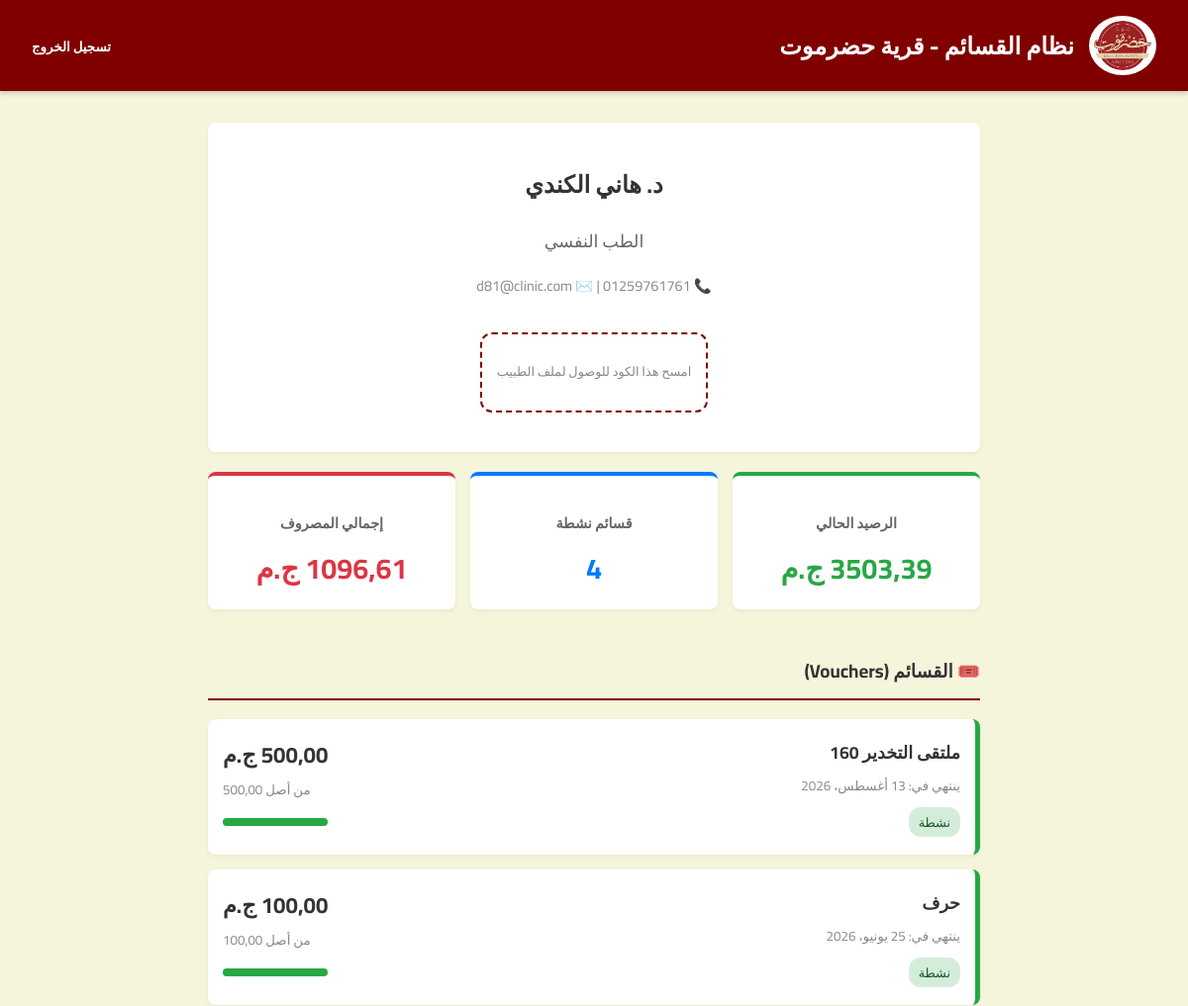
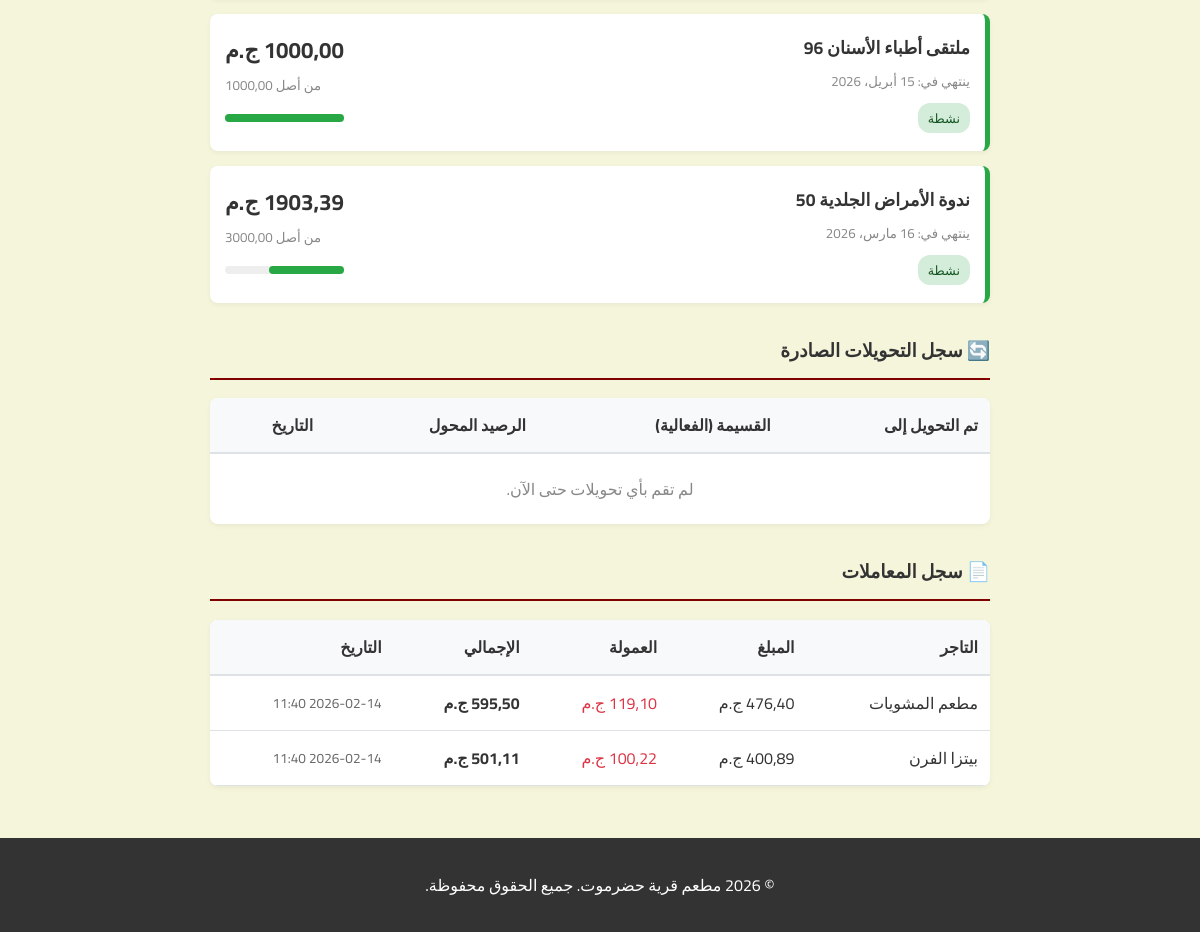
The app's page /ar/doctor/83/ (signed in) with its own data (2 pictures, top to bottom).
### accounts/models.py (models this page shows, shortened)
class Doctor(models.Model):
    user = models.OneToOneField(User, on_delete=models.CASCADE, related_name='doctor_profile', verbose_name=_('User'))
    name = models.CharField(_('Name'), max_length=255)
    phone = models.CharField(_('Phone'), max_length=20, unique=True)
    email = models.EmailField(_('Email'), unique=True)
    specialty = models.ForeignKey(Specialty, on_delete=models.SET_NULL, null=True, blank=True, verbose_name=_('Specialty'))
    qr_code = models.CharField(_('QR Code'), max_length=255, blank=True, null=True) # URL or path
    created_at = models.DateTimeField(_('Created At'), auto_now_add=True)
    updated_at = models.DateTimeField(_('Updated At'), auto_now=True)
    class Meta:
        verbose_name = _('Doctor')
        verbose_name_plural = _('Doctors')

class Specialty(models.Model):
    name = models.CharField(_('Name'), max_length=100, unique=True)
    class Meta:
        verbose_name = _('Specialty')
        verbose_name_plural = _('Specialties')
    def __str__(self):
        return self.name

class Vendor(models.Model):
    class VendorRoles(models.TextChoices):
        ADMIN = 'ADMIN', _('Vendor Admin')
        CASHIER = 'CASHIER', _('Vendor Cashier')
    user = models.OneToOneField(User, on_delete=models.CASCADE, related_name='vendor_profile', verbose_name=_('User'))
    name = models.CharField(_('Name'), max_length=255, unique=True)
    contact_person = models.CharField(_('Contact Person'), max_length=255)
    phone = models.CharField(_('Phone'), max_length=20)
    email = models.EmailField(_('Email'))
    address = models.TextField(_('Address'))
    category = models.CharField(_('Category'), max_length=100) # e.g. Supermarket, Restaurant
    role = models.CharField(
        _('Role'), max_length=20, choices=VendorRoles.choices, default=VendorRoles.ADMIN,
        help_text=_('Vendor Admin has full access, Cashier can only process transactions via QR scan')
    )
    parent_vendor = models.ForeignKey(
        'self', on_delete=models.CASCADE, null=True, blank=True,
        related_name='cashiers', verbose_name=_('Parent Vendor'),
        help_text=_('If this is a cashier, specify the parent vendor it belongs to')
    )
    has_management_fee = models.BooleanField(_('Has Management Fee'), default=True)
    is_active = models.BooleanField(_('Is Active'), default=True)
    created_at = models.DateTimeField(_('Created At'), auto_now_add=True)
    updated_at = models.DateTimeField(_('Updated At'), auto_now=True)
    class Meta:
        verbose_name = _('Vendor')
        verbose_name_plural = _('Vendors')

### events/models.py (models this page shows, shortened)
class Voucher(models.Model):
    doctor = models.ForeignKey('accounts.Doctor', on_delete=models.CASCADE, related_name='vouchers', verbose_name=_('Doctor'))
    event = models.ForeignKey(Event, on_delete=models.CASCADE, related_name='vouchers', verbose_name=_('Event'), null=True, blank=True)
    company = models.ForeignKey('core.PharmaceuticalCompany', on_delete=models.SET_NULL, verbose_name=_('Company'), null=True, blank=True)
    initial_value = models.DecimalField(_('Initial Value'), max_digits=10, decimal_places=2)
    current_balance = models.DecimalField(_('Current Balance'), max_digits=10, decimal_places=2)
    issue_date = models.DateField(_('Issue Date'), auto_now_add=True)
    expiry_date = models.DateField(_('Expiry Date'))
    is_active = models.BooleanField(_('Is Active'), default=True)
    notes = models.TextField(_('Notes'), blank=True, null=True)
    created_at = models.DateTimeField(_('Created At'), auto_now_add=True)
    updated_at = models.DateTimeField(_('Updated At'), auto_now=True)
    class Meta:
        verbose_name = _('Voucher')
        verbose_name_plural = _('Vouchers')

class Event(models.Model):
    class PaymentTypes(models.TextChoices):
        CASH = 'CASH', _('Cash')
        DEFERRED = 'DEFERRED', _('Deferred')
    name = models.CharField(_('Name'), max_length=255)
    date = models.DateField(_('Date'))
    company = models.ForeignKey('core.PharmaceuticalCompany', on_delete=models.CASCADE, verbose_name=_('Company'))
    payment_type = models.CharField(_('Payment Type'), max_length=10, choices=PaymentTypes.choices, default=PaymentTypes.DEFERRED)
    voucher_value = models.DecimalField(_('Voucher Value'), max_digits=10, decimal_places=2)
    voucher_expiry_days = models.IntegerField(_('Voucher Expiry Days'), default=90)
    doctors = models.ManyToManyField('accounts.Doctor', related_name='events', blank=True, verbose_name=_('Doctors'))
    delegates = models.ManyToManyField('accounts.Delegate', related_name='events', blank=True, verbose_name=_('Delegates'))
    specialties = models.ManyToManyField('accounts.Specialty', related_name='events', blank=True, verbose_name=_('Specialties'))
    notes = models.TextField(_('Notes'), blank=True, null=True)
    created_at = models.DateTimeField(_('Created At'), auto_now_add=True)
    updated_at = models.DateTimeField(_('Updated At'), auto_now=True)
    class Meta:
        verbose_name = _('Event')
        verbose_name_plural = _('Events')

### core/models.py (models this page shows, shortened)
class Transaction(models.Model):
    vouchers = models.ManyToManyField('events.Voucher', related_name='transactions', verbose_name=_('Vouchers'))
    vendor = models.ForeignKey('accounts.Vendor', on_delete=models.PROTECT, verbose_name=_('Vendor'))
    doctor = models.ForeignKey('accounts.Doctor', on_delete=models.PROTECT, verbose_name=_('Doctor'))
    created_by = models.ForeignKey('accounts.User', on_delete=models.PROTECT, verbose_name=_('Created By'), related_name='transactions_created', null=True, blank=True)
    amount_spent = models.DecimalField(_('Amount Spent'), max_digits=10, decimal_places=2)
    management_fee_percentage = models.DecimalField(_('Management Fee Percentage'), max_digits=5, decimal_places=2, default=25.00)
    management_fee_amount = models.DecimalField(_('Management Fee Amount'), max_digits=10, decimal_places=2)
    total_deducted = models.DecimalField(_('Total Deducted'), max_digits=10, decimal_places=2)
    transaction_date = models.DateTimeField(_('Transaction Date'), auto_now_add=True)
    items_description = models.TextField(_('Items Description'), blank=True)
    invoice_number = models.CharField(_('Invoice Number'), max_length=100, unique=True)
    settlement = models.ForeignKey(
        VendorSettlement,
        on_delete=models.SET_NULL,
        null=True,
        blank=True,
        related_name='transactions',
        verbose_name=_('Settlement')
    )
    class Meta:
        verbose_name = _('Transaction')
        verbose_name_plural = _('Transactions')

### core/views.py (the view, shortened to what this page needs)
# urls.py: path('doctor/<int:pk>/', DoctorProfileView.as_view(), name='doctor_profile'),
class DoctorProfileView(LoginRequiredMixin, DetailView):
    model = Doctor
    template_name = 'core/doctor_profile.html'
    context_object_name = 'doctor'
    def dispatch(self, request, *args, **kwargs):
        user = request.user
        doctor_to_view = self.get_object()
        if user.is_superuser or user.is_staff:
            return super().dispatch(request, *args, **kwargs)
    def get_context_data(self, **kwargs):
        context = super().get_context_data(**kwargs)
        vouchers = self.object.vouchers.all().order_by('-expiry_date')
        active_vouchers = vouchers.filter(is_active=True)
        context['vouchers'] = vouchers
        context['total_balance'] = active_vouchers.aggregate(Sum('current_balance'))['current_balance__sum'] or Decimal('0.00')
        context['active_vouchers_count'] = active_vouchers.count()
        context['expired_vouchers_count'] = vouchers.filter(is_active=False).count()
        context['transactions'] = Transaction.objects.filter(doctor=self.object).order_by('-transaction_date')
        context['total_spent'] = Transaction.objects.filter(doctor=self.object).aggregate(
            total=Sum('total_deducted'))['total'] or Decimal('0.00')
        context['transfers_made'] = self.object.transfers_made.all().order_by('-transfer_date')
        return context

### templates/core/doctor_profile.html (shortened to what this page needs)
{% extends "base.html" %}
{% block content %}
<div style="max-width: 800px; margin: 0 auto; padding: 0 10px; box-sizing: border-box;">
    <div class="card" style="text-align: center; margin-bottom: 20px; position: relative;">
        <h2 style="margin-bottom: 5px;">{{ doctor.name }}</h2>
        <p style="color: #666; font-size: 1.1rem; margin-bottom: 15px;">{{ doctor.specialty }}</p>
        <p style="color: #888; font-size: 0.9rem;">📞 {{ doctor.phone }} | ✉️ {{ doctor.email }}</p>
        <div style="margin: 20px auto; padding: 15px; background: #fff; border: 2px dashed #800000; border-radius: 12px; display: inline-block;">
            <p style="margin-top: 10px; font-size: 0.8rem; color: #888;">امسح هذا الكود للوصول لملف الطبيب</p>
        </div>
    </div>
    <div class="stats-container">
        <div class="card stat-card" style="border-top: 4px solid #28a745;">
            <h4 style="color: #666; margin-bottom: 5px; font-size: 0.9rem;">الرصيد الحالي</h4>
            <p style="font-size: 1.8rem; font-weight: bold; color: #28a745; margin: 0;">{{ total_balance|floatformat:2 }} ج.م</p>
        </div>
        <div class="card stat-card" style="border-top: 4px solid #007bff;">
            <h4 style="color: #666; margin-bottom: 5px; font-size: 0.9rem;">قسائم نشطة</h4>
            <p style="font-size: 1.8rem; font-weight: bold; color: #007bff; margin: 0;">{{ active_vouchers_count }}</p>
        </div>
        <div class="card stat-card" style="border-top: 4px solid #dc3545;">
            <h4 style="color: #666; margin-bottom: 5px; font-size: 0.9rem;">إجمالي المصروف</h4>
            <p style="font-size: 1.8rem; font-weight: bold; color: #dc3545; margin: 0;">{{ total_spent|floatformat:2 }} ج.م</p>
        </div>
    </div>
    <div style="margin-bottom: 30px;">
        <h3 style="border-bottom: 2px solid #800000; padding-bottom: 10px;">🎟️ القسائم (Vouchers)</h3>
        {% for voucher in vouchers %}
        <div class="card voucher-card" style="border-right: 5px solid {% if voucher.is_active %}#28a745{% else %}#dc3545{% endif %};">
            <div class="voucher-left">
                <strong style="font-size: 1.1rem; display: block; margin-bottom: 5px;">{{ voucher.event.name }}</strong>
                <small style="color: #888; display: block; margin-bottom: 8px;">ينتهي في: {{ voucher.expiry_date }}</small>
                {% if voucher.is_active %}
                    <span style="background: #d4edda; color: #155724; padding: 3px 10px; border-radius: 12px; font-size: 0.8rem; display: inline-block;">نشطة</span>
                {% else %}
                    <span style="background: #f8d7da; color: #721c24; padding: 3px 10px; border-radius: 12px; font-size: 0.8rem; display: inline-block;">منتهية</span>
                {% endif %}
            </div>
            <div class="voucher-right">
                <span style="font-size: 1.4rem; font-weight: bold; display: block; margin-bottom: 2px;">{{ voucher.current_balance|floatformat:2 }} ج.م</span>
                <small style="color: #888; display: block; margin-bottom: 8px;">من أصل {{ voucher.initial_value|floatformat:2 }}</small>
                <div style="display: inline-block; width: 100%; max-width: 150px; height: 8px; background: #eee; border-radius: 4px; margin-top: 5px; margin-bottom: 5px;">
                    {% widthratio voucher.current_balance voucher.initial_value 100 as pct %}
                    <div style="width: {% widthratio voucher.current_balance voucher.initial_value 100 %}%; height: 100%; background: {% if voucher.is_active %}#28a745{% else %}#dc3545{% endif %}; border-radius: 4px;"></div>
                </div>
            </div>
        </div>
        {% empty %}
        <p style="text-align: center; color: #888; padding: 20px;">لا توجد قسائم.</p>
        {% endfor %}
    </div>
    <div style="margin-bottom: 30px;">
        <h3 style="border-bottom: 2px solid #800000; padding-bottom: 10px;">🔄 سجل التحويلات الصادرة</h3>
        <div class="card" style="padding: 0; overflow: hidden;">
            <div class="table-responsive">
                <table style="width: 100%; border-collapse: collapse; min-width: 500px;">
                    <thead>
                        <tr style="background: #f8f9fa; border-bottom: 2px solid #dee2e6;">
                            <th style="padding: 12px; text-align: right;">تم التحويل إلى</th>
                            <th style="padding: 12px; text-align: right;">القسيمة (الفعالية)</th>
                            <th style="padding: 12px; text-align: right;">الرصيد المحول</th>
                            <th style="padding: 12px; text-align: right;">التاريخ</th>
                        </tr>
                    </thead>
                    <tbody>
                        {% for transfer in transfers_made %}
                        <tr style="border-bottom: 1px solid #dee2e6;">
                            <td style="padding: 12px; font-weight: bold; color: #007bff;">د. {{ transfer.to_doctor.name }}</td>
                            <td style="padding: 12px;">{{ transfer.voucher.event.name }}</td>
                            <td style="padding: 12px;">{{ transfer.voucher.current_balance|floatformat:2 }} ج.م</td>
                            <td style="padding: 12px; font-size: 0.85rem; color: #666;">{{ transfer.transfer_date|date:"Y-m-d H:i" }}</td>
                        </tr>
                        {% empty %}
                        <tr>
                            <td colspan="4" style="padding: 20px; text-align: center; color: #888;">لم تقم بأي تحويلات حتى الآن.</td>
                        </tr>
                        {% endfor %}
                    </tbody>
                </table>
            </div>
        </div>
    </div>
    <div>
        <h3 style="border-bottom: 2px solid #800000; padding-bottom: 10px;">📄 سجل المعاملات</h3>
        <div class="card" style="padding: 0; overflow: hidden;">
            <div class="table-responsive">
                <table style="width: 100%; border-collapse: collapse; min-width: 500px;">
                    <thead>
                        <tr style="background: #f8f9fa; border-bottom: 2px solid #dee2e6;">
                            <th style="padding: 12px; text-align: right;">التاجر</th>
                            <th style="padding: 12px; text-align: right;">المبلغ</th>
                            <th style="padding: 12px; text-align: right;">العمولة</th>
                            <th style="padding: 12px; text-align: right;">الإجمالي</th>
                            <th style="padding: 12px; text-align: right;">التاريخ</th>
                        </tr>
                    </thead>
                    <tbody>
                        {% for trx in transactions %}
                        <tr style="border-bottom: 1px solid #dee2e6;">
                            <td style="padding: 12px;">{{ trx.vendor.name }}</td>
                            <td style="padding: 12px;">{{ trx.amount_spent|floatformat:2 }} ج.م</td>
                            <td style="padding: 12px; color: #dc3545;">{{ trx.management_fee_amount|floatformat:2 }} ج.م</td>
                            <td style="padding: 12px; font-weight: bold;">{{ trx.total_deducted|floatformat:2 }} ج.م</td>
                            <td style="padding: 12px; font-size: 0.85rem; color: #666;">{{ trx.transaction_date|date:"Y-m-d H:i" }}</td>
                        </tr>
                        {% empty %}
                        <tr>
                            <td colspan="5" style="padding: 20px; text-align: center; color: #888;">لا توجد معاملات.</td>
                        </tr>
                        {% endfor %}
                    </tbody>
                </table>
            </div>
        </div>
    </div>
</div>
{% endblock %}

### records on screen
Doctor: name "د. هاني الكندي", specialty "الطب النفسي", email "d81@clinic.com"
Voucher: event.name "ملتقى التخدير 160", expiry_date "13 أغسطس، 2026", is_active "نشطة", current_balance "500,00", initial_value "500,00"
Voucher: event.name "حرف", expiry_date "25 يونيو، 2026", is_active "نشطة", current_balance "100,00", initial_value "100,00"
Voucher: event.name "ملتقى أطباء الأسنان 96", expiry_date "15 أبريل، 2026", is_active "نشطة", current_balance "1000,00", initial_value "1000,00"
Voucher: event.name "ندوة الأمراض الجلدية 50", expiry_date "16 مارس، 2026", is_active "نشطة", current_balance "1903,39", initial_value "3000,00"
Transaction: vendor.name "مطعم المشويات", amount_spent "476,40", total_deducted "595,50", transaction_date "2026-02-14 11:40"
Transaction: vendor.name "بيتزا الفرن", amount_spent "400,89", total_deducted "501,11", transaction_date "2026-02-14 11:40"

### other values on screen
{{ total_balance|floatformat:2 }} "3503,39"
{{ active_vouchers_count }} "4"
{{ total_spent|floatformat:2 }} "1096,61"
